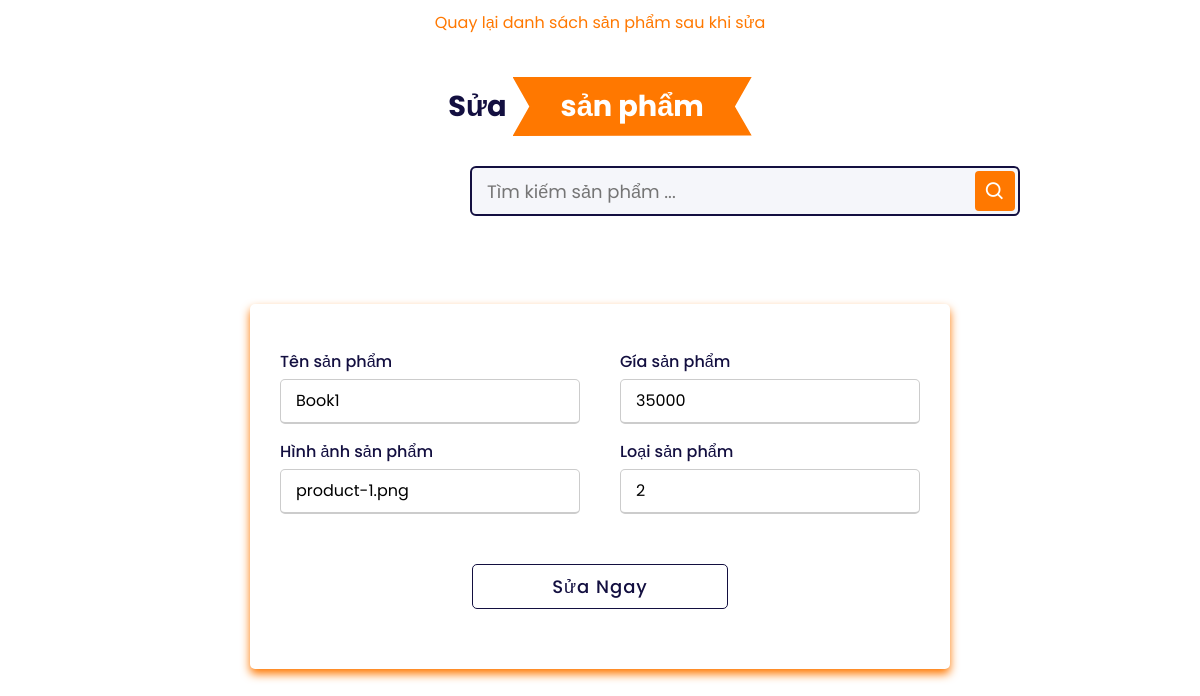
The page /edit-products.php?id=1 on the database its author committed.
### tables this page shows
CREATE TABLE `tbl_products` (
  `id_product` int(11) NOT NULL,
  `name_product` varchar(255) NOT NULL,
  `price_product` float NOT NULL,
  `assess_product` varchar(255) NOT NULL,
  `img_product` varchar(255) NOT NULL,
  `category_product` varchar(255) NOT NULL
);

### edit-products.php (the view, shortened to what this page needs)
<!DOCTYPE html>
<html lang="en">
  <head>
    <link rel="stylesheet" href="assets/css/add-products.css">
    <link
      href="https://unpkg.com/boxicons@2.0.9/css/boxicons.min.css"
      rel="stylesheet"
    />
  </head>
  <body>
    <?php
      require_once "connect.php";
      if(isset($_GET['id']))
      {
          $id = $_GET['id'];
          $sql = "SELECT * FROM tbl_products WHERE id_product= $id";
          $result = $conn->query($sql);
              if($result->num_rows > 0)
              {
                  $row= $result->fetch_array();
                  $name_product = $row['name_product'];
                  $price_product = $row['price_product'];
                  $img_product = $row['img_product'];
                  $category_product = $row['category_product'];
              }
      }
    ?>
    <a class="back" href="list-products.php"> Quay lại danh sách sản phẩm sau khi sửa</a>
    <h1 class="heading">Sửa <span>sản phẩm</span></h1>
    <div class="search-box">
        <input type="text" placeholder="Tìm kiếm sản phẩm ..." />
        <i class="bx bx-search"></i>
    </div>
    <div class="home-content">
        <div class="container">
            <div class="content">
              <form action="" method="post">
                <div class="user-details">
                  <div class="input-box">
                    <span class="details">Tên sản phẩm</span>
                    <input
                      type="text"
                      value="<?php echo $name_product; ?>"
                      placeholder="Nhập tên sản phẩm mới"
                      required
                      name="name-product"
                    />
                  </div>
                  <div class="input-box">
                    <span class="details">Gía sản phẩm</span>
                    <input
                      type="text"
                      value="<?php echo $price_product; ?>"
                      placeholder="Nhập giá sản phẩm mới"
                      required
                      name="price-product"
                    />
                  </div>
                  <div class="input-box">
                    <span class="details">Hình ảnh sản phẩm</span>
                    <input
                      type="text"
                      value="<?php echo $img_product; ?>"
                      placeholder="Nhập hình ảnh sản phẩm mới"
                      required
                      name="img-product"
                    />
                  </div>
                  <div class="input-box">
                    <span class="details">Loại sản phẩm</span>
                    <input
                      type="text"
                      value="<?php echo $category_product; ?>"
                      placeholder="Nhập loại sản phẩm mới"
                      required
                      name="category-product"
                    />
                  </div>
                </div>
                <div class="button">
                  <input type="submit" name="edit-product" value="Sửa Ngay" />
                </div>
              </form>
            </div>
    </div>
  </body>
</html>

### assets/css/add-products.css (style rules this page uses)
:root { --orange: #ff7800; --black: #130f40; --light-color: #666; --box-shadow: 0 0.5rem 1.5rem rgba(0, 0, 0, 0.1); --border: 0.2rem solid rgba(0, 0, 0, 0.1); --outline: 0.1rem solid rgba(0, 0, 0, 0.1); --outline-hover: 0.2rem solid var(--black); }
* { margin: 0; padding: 0; box-sizing: border-box; font-family: "Poppins", sans-serif; }
.heading { text-align: center; padding-top: 2rem; font-size: 1.8rem; color: var(--black); }
.heading span { background: var(--orange); color: #fff; display: inline-block; padding: 0.5rem 3rem; clip-path: polygon(100% 0, 93% 50%, 100% 99%, 0% 100%, 7% 50%, 0% 0%); }
.search-box { position: relative; top: 30px; left: 450px; width: 100%; height: 50px; max-width: 550px; width: 100%; margin: 0 20px 50px; }
.search-box input { height: 100%; width: 100%; outline: none; background: #f5f6fa; border: 2px solid var(--black); border-radius: 6px; font-size: 18px; padding: 0 15px; }
.search-box .bx-search { position: absolute; height: 40px; width: 40px; background: var(--orange); right: 5px; top: 50%; transform: translateY(-50%); border-radius: 4px; line-height: 40px; text-align: center; color: #fff; font-size: 22px; transition: all 0.4 ease; cursor: pointer; }
.home-content { margin-top: -150px; height: 100vh; display: flex; justify-content: center; align-items: center; padding: 10px; background: none; color: #130f40; }
.container { max-width: 700px; width: 100%; background-color: #fff; padding: 25px 30px; border-radius: 5px; box-shadow: 0px 5px 10px #ff7800; }
.content form .user-details { display: flex; flex-wrap: wrap; justify-content: space-between; margin: 20px 0 12px 0; }
form .user-details .input-box { margin-bottom: 15px; width: calc(100% / 2 - 20px); }
form .input-box span.details { display: block; font-weight: 500; margin-bottom: 5px; }
.user-details .input-box input { height: 45px; width: 100%; outline: none; font-size: 16px; border-radius: 5px; padding-left: 15px; border: 1px solid #ccc; border-bottom-width: 2px; transition: all 0.3s ease; }
form .button { height: 45px; margin: 35px 0; display: flex; flex-direction: row; justify-content: space-around; }
form .button .back, form .button input { width: 40%; border-radius: 5px; border: 0.1rem solid #130f40; color: #130f40; font-size: 18px; font-weight: 500; letter-spacing: 1px; cursor: pointer; transition: all 0.3s ease; background: none; }
.back { display: flex; justify-content: center; color: var(--black); padding: 10px; text-decoration: none; }

### rows shown on the page
tbl_products: name-product "Book1", price-product "35000", img-product "product-1.png", category-product "2"
